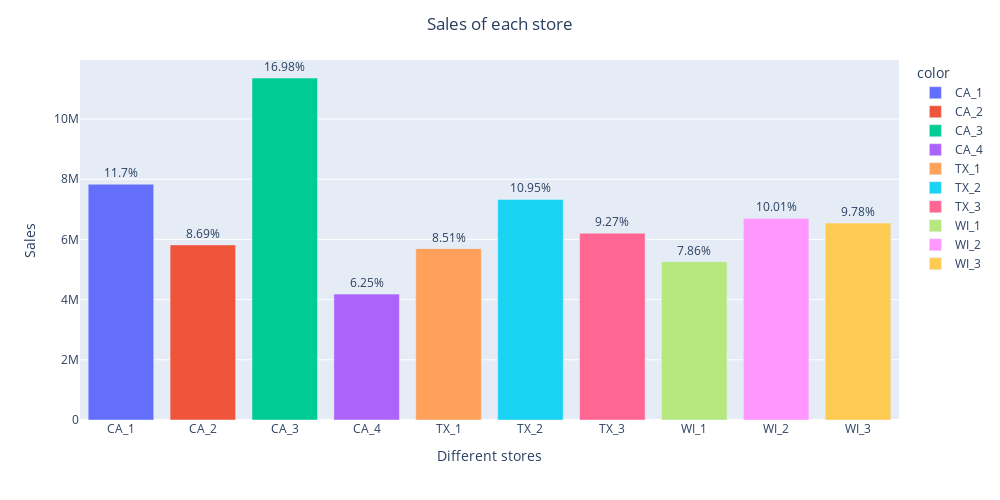

Here is the notebook cell this chart was saved with:
### Code cell
bar_plots(sales,'store_id','store','Different stores','Sales')

### Figure 1 — Plotly figure (JSON) as saved in the notebook; plotly's stock layout.template omitted (floating-point values rounded to 4 significant figures)
{"data": [{"alignmentgroup": "True", "hovertemplate": "color=CA_1<br>x=%{x}<br>y=%{y}<br>text=%{text}<extra></extra>", "legendgroup": "CA_1", "marker": {"color": "#636efa", "pattern": {"shape": ""}}, "name": "CA_1", "offsetgroup": "CA_1", "orientation": "v", "showlegend": true, "text": ["11.7%"], "textposition": "outside", "type": "bar", "x": ["CA_1"], "xaxis": "x", "y": [7832248], "yaxis": "y"}, {"alignmentgroup": "True", "hovertemplate": "color=CA_2<br>x=%{x}<br>y=%{y}<br>text=%{text}<extra></extra>", "legendgroup": "CA_2", "marker": {"color": "#EF553B", "pattern": {"shape": ""}}, "name": "CA_2", "offsetgroup": "CA_2", "orientation": "v", "showlegend": true, "text": ["8.69%"], "textposition": "outside", "type": "bar", "x": ["CA_2"], "xaxis": "x", "y": [5818395], "yaxis": "y"}, {"alignmentgroup": "True", "hovertemplate": "color=CA_3<br>x=%{x}<br>y=%{y}<br>text=%{text}<extra></extra>", "legendgroup": "CA_3", "marker": {"color": "#00cc96", "pattern": {"shape": ""}}, "name": "CA_3", "offsetgroup": "CA_3", "orientation": "v", "showlegend": true, "text": ["16.98%"], "textposition": "outside", "type": "bar", "x": ["CA_3"], "xaxis": "x", "y": [11363540], "yaxis": "y"}, {"alignmentgroup": "True", "hovertemplate": "color=CA_4<br>x=%{x}<br>y=%{y}<br>text=%{text}<extra></extra>", "legendgroup": "CA_4", "marker": {"color": "#ab63fa", "pattern": {"shape": ""}}, "name": "CA_4", "offsetgroup": "CA_4", "orientation": "v", "showlegend": true, "text": ["6.25%"], "textposition": "outside", "type": "bar", "x": ["CA_4"], "xaxis": "x", "y": [4182534], "yaxis": "y"}, {"alignmentgroup": "True", "hovertemplate": "color=TX_1<br>x=%{x}<br>y=%{y}<br>text=%{text}<extra></extra>", "legendgroup": "TX_1", "marker": {"color": "#FFA15A", "pattern": {"shape": ""}}, "name": "TX_1", "offsetgroup": "TX_1", "orientation": "v", "showlegend": true, "text": ["8.51%"], "textposition": "outside", "type": "bar", "x": ["TX_1"], "xaxis": "x", "y": [5692823], "yaxis": "y"}, {"alignmentgroup": "True", "hovertemplate": "color=TX_2<br>x=%{x}<br>y=%{y}<br>text=%{text}<extra></extra>", "legendgroup": "TX_2", "marker": {"color": "#19d3f3", "pattern": {"shape": ""}}, "name": "TX_2", "offsetgroup": "TX_2", "orientation": "v", "showlegend": true, "text": ["10.95%"], "textposition": "outside", "type": "bar", "x": ["TX_2"], "xaxis": "x", "y": [7329642], "yaxis": "y"}, {"alignmentgroup": "True", "hovertemplate": "color=TX_3<br>x=%{x}<br>y=%{y}<br>text=%{text}<extra></extra>", "legendgroup": "TX_3", "marker": {"color": "#FF6692", "pattern": {"shape": ""}}, "name": "TX_3", "offsetgroup": "TX_3", "orientation": "v", "showlegend": true, "text": ["9.27%"], "textposition": "outside", "type": "bar", "x": ["TX_3"], "xaxis": "x", "y": [6205940], "yaxis": "y"}, {"alignmentgroup": "True", "hovertemplate": "color=WI_1<br>x=%{x}<br>y=%{y}<br>text=%{text}<extra></extra>", "legendgroup": "WI_1", "marker": {"color": "#B6E880", "pattern": {"shape": ""}}, "name": "WI_1", "offsetgroup": "WI_1", "orientation": "v", "showlegend": true, "text": ["7.86%"], "textposition": "outside", "type": "bar", "x": ["WI_1"], "xaxis": "x", "y": [5261506], "yaxis": "y"}, {"alignmentgroup": "True", "hovertemplate": "color=WI_2<br>x=%{x}<br>y=%{y}<br>text=%{text}<extra></extra>", "legendgroup": "WI_2", "marker": {"color": "#FF97FF", "pattern": {"shape": ""}}, "name": "WI_2", "offsetgroup": "WI_2", "orientation": "v", "showlegend": true, "text": ["10.01%"], "textposition": "outside", "type": "bar", "x": ["WI_2"], "xaxis": "x", "y": [6697988], "yaxis": "y"}, {"alignmentgroup": "True", "hovertemplate": "color=WI_3<br>x=%{x}<br>y=%{y}<br>text=%{text}<extra></extra>", "legendgroup": "WI_3", "marker": {"color": "#FECB52", "pattern": {"shape": ""}}, "name": "WI_3", "offsetgroup": "WI_3", "orientation": "v", "showlegend": true, "text": ["9.78%"], "textposition": "outside", "type": "bar", "x": ["WI_3"], "xaxis": "x", "y": [6542557], "yaxis": "y"}], "layout": {"barmode": "relative", "height": 500, "legend": {"title": {"text": "color"}, "tracegroupgap": 0}, "margin": {"t": 60}, "title": {"text": "Sales of each store", "x": 0.5}, "width": 1000, "xaxis": {"anchor": "y", "domain": [0, 1], "title": {"text": "Different stores"}}, "yaxis": {"anchor": "x", "domain": [0, 1], "title": {"text": "Sales"}}}}
